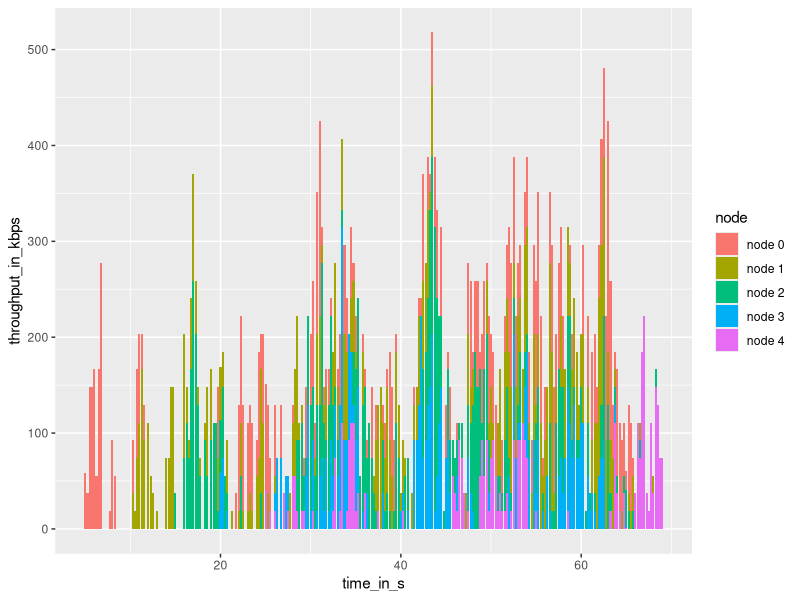

Recreate this plot in R.
library(ggplot2)

pdf(file="ReNe_SoSe_2013_PA2b_943147_stackedbar.pdf", onefile=TRUE, pagecentre=TRUE, width=12, height=6)

file <- read.csv(file="./ReNe_SoSe_2013_PA2b_943147_throughput_stacked.csv", head=TRUE, sep=",")
time_in_s <- file$time
throughput_in_kbps <- file$bytes

print(
	ggplot(file, aes(x=time_in_s, y=throughput_in_kbps, fill=node)) + 
	  geom_bar(stat="identity")
)